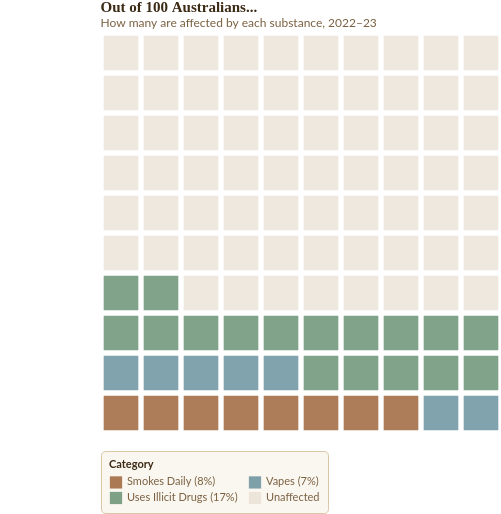

Write the Vega-Lite specification saved for this chart.
### Vega-Lite specification from a JSON file in a GitHub repository (floating-point values rounded to 4 significant figures)
{"$schema": "https://vega.github.io/schema/vega-lite/v5.json", "title": {"text": "Out of 100 Australians...", "subtitle": "How many are affected by each substance, 2022–23", "fontSize": 15, "subtitleFontSize": 12, "anchor": "start", "color": "#3B2A14", "subtitleColor": "#7A6040", "font": "Playfair Display, Georgia, serif", "subtitleFont": "Lato, sans-serif"}, "width": 400, "height": 400, "padding": {"left": 100}, "background": "transparent", "data": {"sequence": {"start": 0, "stop": 100, "as": "id"}}, "transform": [{"calculate": "datum.id % 10", "as": "col"}, {"calculate": "floor(datum.id / 10)", "as": "row"}, {"calculate": "datum.id < 8 ? 'Smokes Daily (8%)' : datum.id < 15 ? 'Vapes (7%)' : datum.id < 32 ? 'Uses Illicit Drugs (17%)' : 'Unaffected'", "as": "category"}], "mark": {"type": "square", "size": 1200}, "encoding": {"x": {"field": "col", "type": "ordinal", "axis": null}, "y": {"field": "row", "type": "ordinal", "axis": null, "sort": "descending"}, "color": {"field": "category", "type": "nominal", "title": "Category", "scale": {"domain": ["Smokes Daily (8%)", "Vapes (7%)", "Uses Illicit Drugs (17%)", "Unaffected"], "range": ["#8B4513", "#4A7C8B", "#4A7C59", "#E8DFD0"]}, "legend": {"orient": "bottom", "columns": 2, "fillColor": "#FAF7F0", "strokeColor": "#D9C7A7", "cornerRadius": 4, "padding": 8, "labelColor": "#7A6040", "titleColor": "#3B2A14", "labelFontSize": 11, "titleFontSize": 11, "symbolSize": 150}}, "tooltip": [{"field": "category", "type": "nominal", "title": "Category"}]}, "config": {"background": "transparent", "font": "Lato, sans-serif", "view": {"stroke": null, "fill": "transparent"}}}
